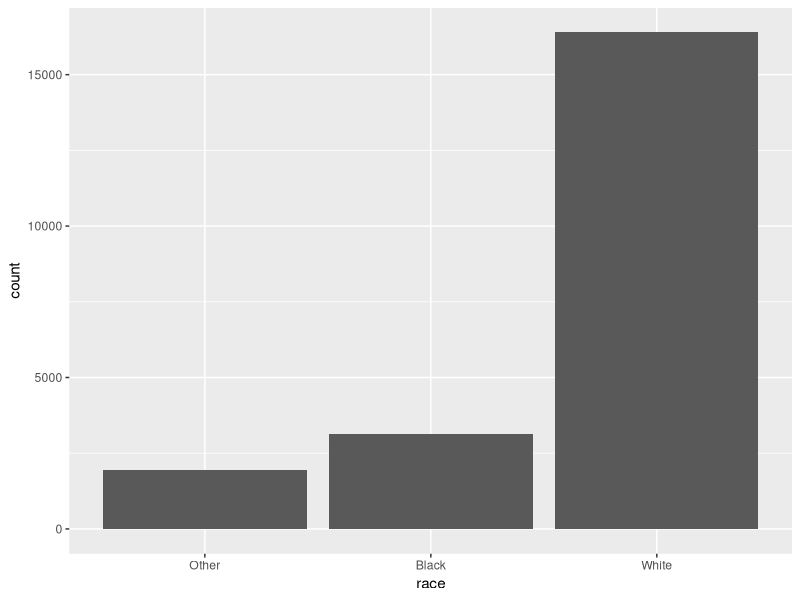
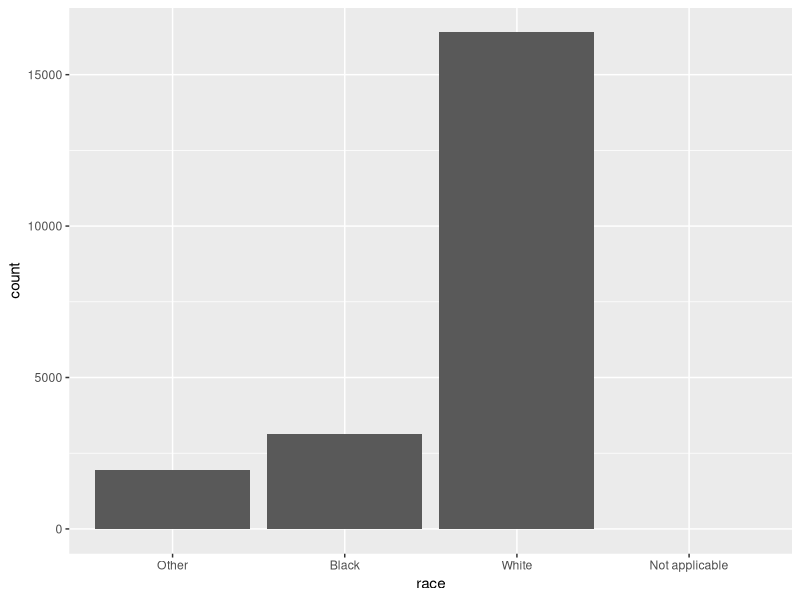
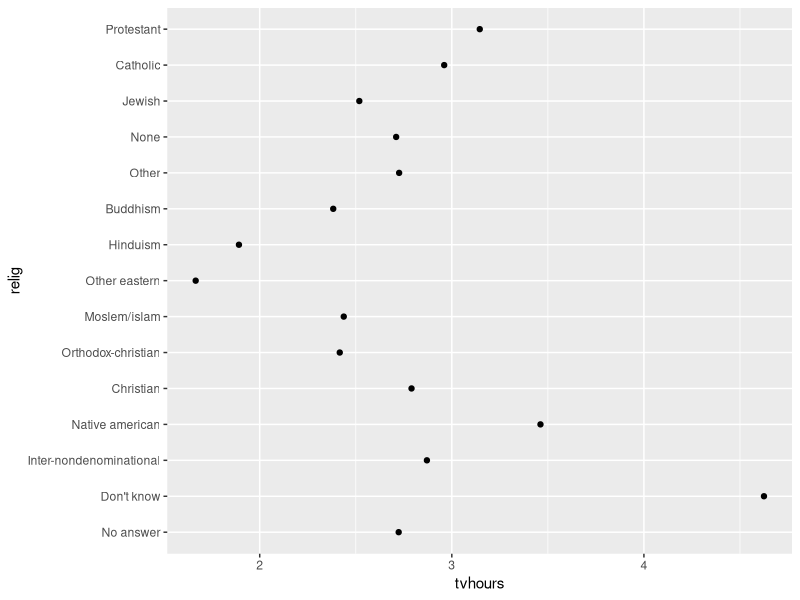
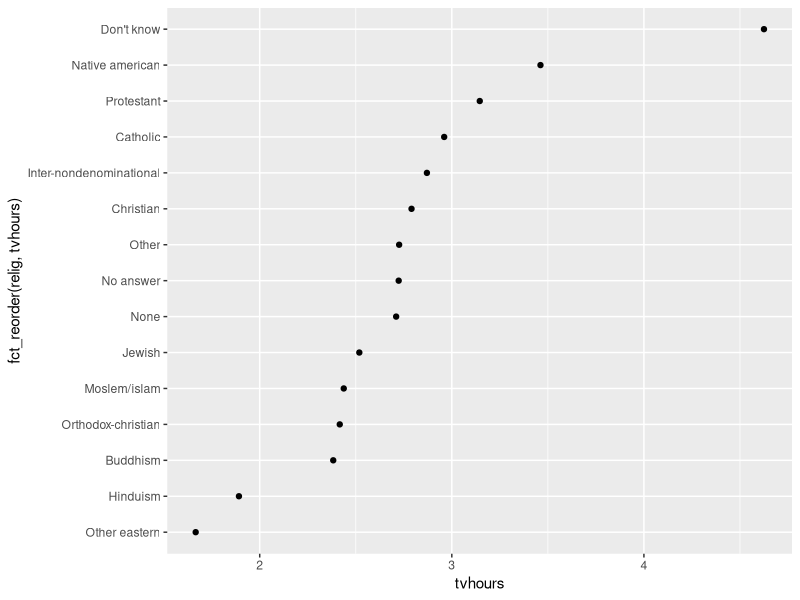
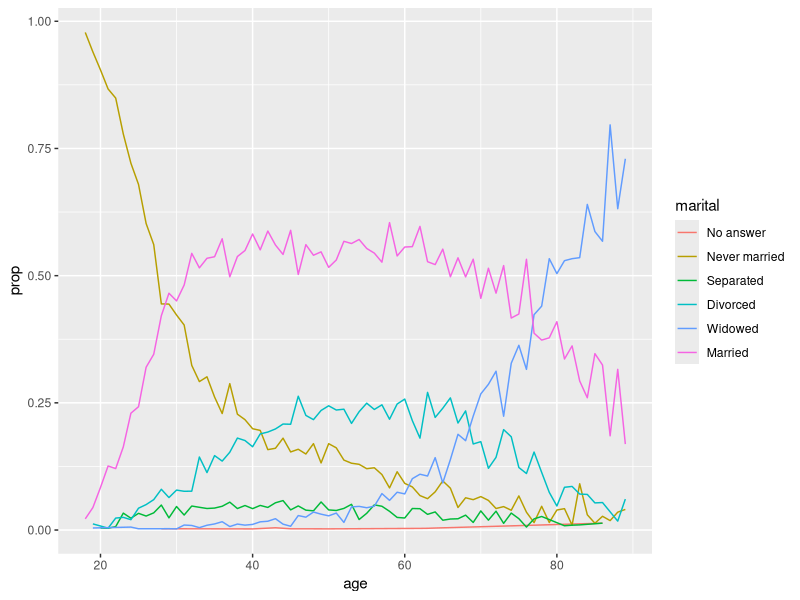
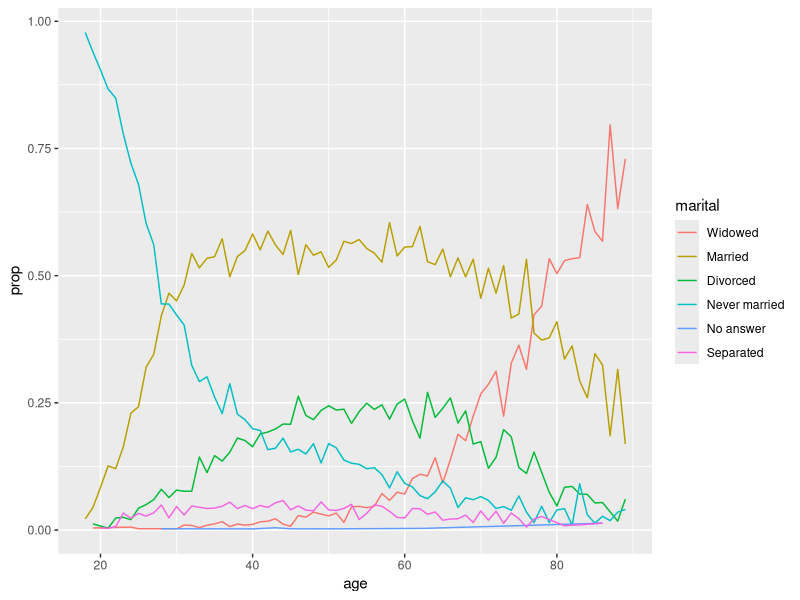
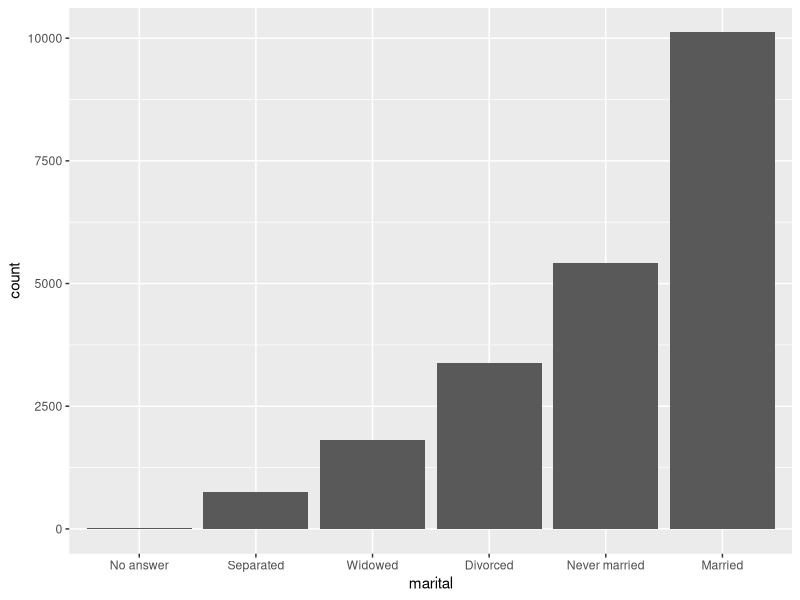

The R script that drew these images, in order:
library(tidyverse)

#Vamos a ordenar los niveles. Creamos una lista con los meses válida
x1 <- c("Dec", "Apr", "Jan", "Mar")
month_levels <- c(
  "Jan", "Feb", "Mar", "Apr", "May", "Jun", 
  "Jul", "Aug", "Sep", "Oct", "Nov", "Dec"
)
#Creamos el factor e imprime x1
y1 <- factor(x1, levels = month_levels)
y1
#Y ordenamos x1, con el factor como patron de ordenación
sort(y1)

#Cualquier valor que esté equivocado lo representará con NA
x2 <- c("Dec", "Apl", "Jam", "Mar")
y2 <- factor(x2, levels = month_levels)
y2

#Trabajamos con la encuesta gss_cat
View(gss_cat)

gss_cat %>%
  count(race)
#elimina en la escala los valores sin valor
ggplot(gss_cat, aes(race)) +
  geom_bar()

#Aquí obligamos que nos lo muestre
ggplot(gss_cat, aes(race)) +
  geom_bar() +
  scale_x_discrete(drop = FALSE)

#cantidad promedio de horas que pasan viendo televisión 
#por día en todas las religiones
relig_summary <- gss_cat %>%
  group_by(relig) %>%
  summarise(
    age = mean(age, na.rm = TRUE),
    tvhours = mean(tvhours, na.rm = TRUE),
    n = n()
  )
relig_summary

ggplot(relig_summary, aes(tvhours, relig)) + 
  geom_point()

#Ordenamos los factores para que haya un patrón
ggplot(relig_summary, aes(tvhours, fct_reorder(relig, tvhours))) +
  geom_point()

#-------------GRAFICOS DE LINEAS Y LEYENDAS--------------------
by_age <- gss_cat %>%
  filter(!is.na(age)) %>%
  count(age, marital) %>%
  group_by(age) %>%
  mutate(prop = n / sum(n))

#Un gráfico de líneas
ggplot(by_age, aes(age, prop, colour = marital)) +
  geom_line(na.rm = TRUE)

#Aquí el color de la línea se alinea con la leyenda
ggplot(by_age, aes(age, prop, colour = fct_reorder2(marital, age, prop))) +
  geom_line() +
  labs(colour = "marital")

#---------------------------------------------------------------
#Para ordenar graficos por leyendas con fct_infreq() y fct_rev())
gss_cat %>%
  mutate(marital = marital %>% fct_infreq() %>% fct_rev()) %>%
  ggplot(aes(marital)) +
  geom_bar()

#----Modificar los niveles de los factores----------------------
gss_cat %>% count(partyid)

#Modificamos los valores en más consistentes
gss_cat %>%
  mutate(partyid = fct_recode(partyid,
                              "Republican, strong"    = "Strong republican",
                              "Republican, weak"      = "Not str republican",
                              "Independent, near rep" = "Ind,near rep",
                              "Independent, near dem" = "Ind,near dem",
                              "Democrat, weak"        = "Not str democrat",
                              "Democrat, strong"      = "Strong democrat"
  )) %>%
  count(partyid)

#Ordenamos y le indicamos con n cuantos grupos queremos mantener

gss_cat %>%
  mutate(relig = fct_lump(relig, n = 10)) %>%
  count(relig, sort = TRUE) %>%
  print(n = Inf)





























































